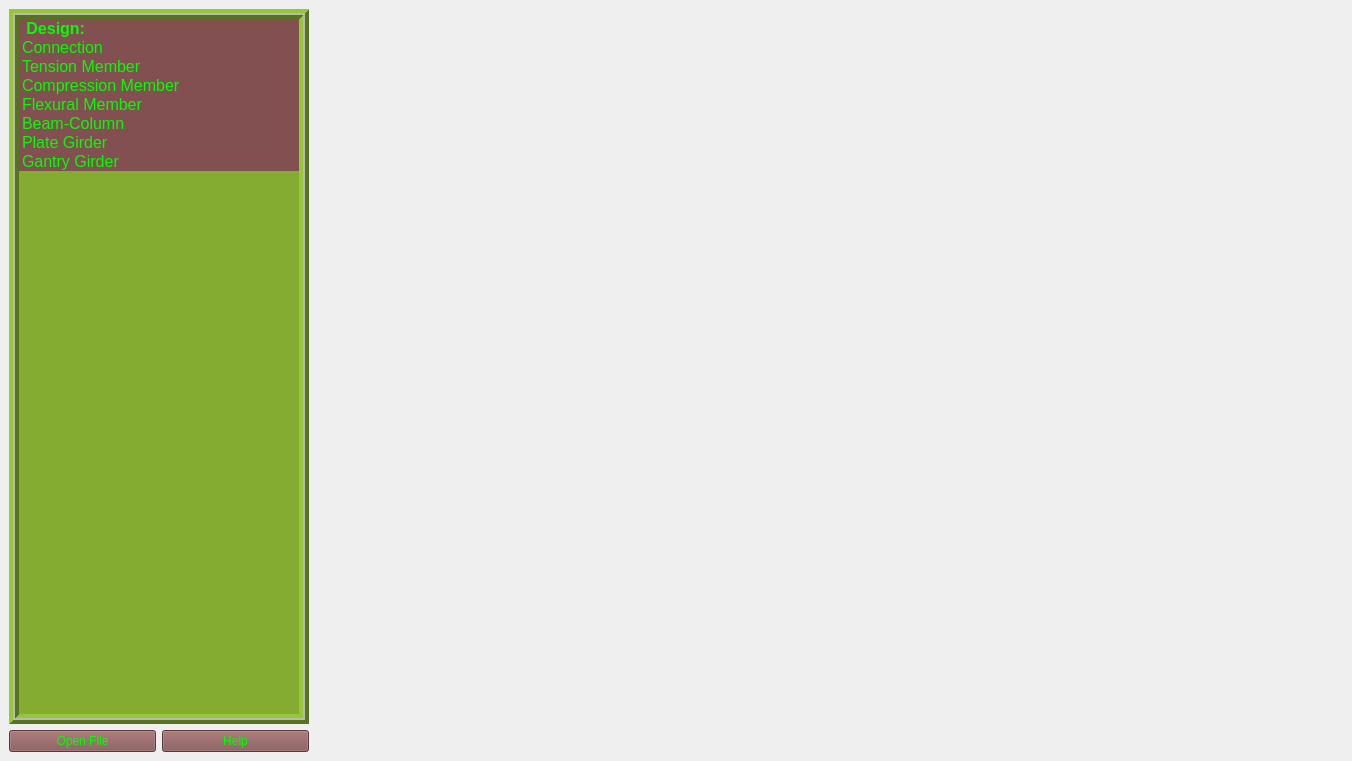
<?xml version="1.0" encoding="UTF-8"?>
<ui version="4.0">
 <class>MainWindow</class>
 <widget class="QMainWindow" name="MainWindow">
  <property name="geometry">
   <rect>
    <x>0</x>
    <y>0</y>
    <width>1352</width>
    <height>761</height>
   </rect>
  </property>
  <property name="windowTitle">
   <string>Osdag</string>
  </property>
  <widget class="QWidget" name="centralwidget">
   <layout class="QGridLayout" name="gridLayout_5">
    <item row="0" column="0">
     <layout class="QGridLayout" name="gridLayout">
      <item row="0" column="0" colspan="2">
       <widget class="QListWidget" name="myListWidget">
        <property name="minimumSize">
         <size>
          <width>300</width>
          <height>0</height>
         </size>
        </property>
        <property name="styleSheet">
         <string notr="true">QListWidget::item {
  color:#00ff00;
 background-color:#825051;
  }
QListWidget{background-color:#83AC30;
}
 QListWidget:item:selected:active {
                                     background: #5930ac;}</string>
        </property>
        <property name="frameShape">
         <enum>QFrame::Box</enum>
        </property>
        <property name="frameShadow">
         <enum>QFrame::Raised</enum>
        </property>
        <property name="lineWidth">
         <number>4</number>
        </property>
        <property name="midLineWidth">
         <number>2</number>
        </property>
        <property name="iconSize">
         <size>
          <width>48</width>
          <height>48</height>
         </size>
        </property>
        <property name="spacing">
         <number>5</number>
        </property>
        <item>
         <property name="text">
          <string> Design:</string>
         </property>
         <property name="font">
          <font>
           <pointsize>12</pointsize>
           <weight>75</weight>
           <bold>true</bold>
          </font>
         </property>
         <property name="flags">
          <set>ItemIsDragEnabled|ItemIsUserCheckable|ItemIsEnabled</set>
         </property>
        </item>
        <item>
         <property name="text">
          <string>Connection</string>
         </property>
         <property name="font">
          <font>
           <pointsize>12</pointsize>
           <weight>50</weight>
           <bold>false</bold>
          </font>
         </property>
         <property name="icon">
          <iconset>
           <normaloff>../../Pictures/images (3).jpg</normaloff>../../Pictures/images (3).jpg</iconset>
         </property>
        </item>
        <item>
         <property name="text">
          <string>Tension Member</string>
         </property>
         <property name="font">
          <font>
           <pointsize>12</pointsize>
          </font>
         </property>
         <property name="icon">
          <iconset>
           <normaloff>../../Pictures/images (3).jpg</normaloff>../../Pictures/images (3).jpg</iconset>
         </property>
        </item>
        <item>
         <property name="text">
          <string>Compression Member</string>
         </property>
         <property name="font">
          <font>
           <pointsize>12</pointsize>
          </font>
         </property>
         <property name="icon">
          <iconset>
           <normaloff>../../Pictures/images (3).jpg</normaloff>../../Pictures/images (3).jpg</iconset>
         </property>
        </item>
        <item>
         <property name="text">
          <string>Flexural Member</string>
         </property>
         <property name="font">
          <font>
           <pointsize>12</pointsize>
          </font>
         </property>
         <property name="icon">
          <iconset>
           <normaloff>../../Pictures/images (3).jpg</normaloff>../../Pictures/images (3).jpg</iconset>
         </property>
        </item>
        <item>
         <property name="text">
          <string>Beam-Column</string>
         </property>
         <property name="font">
          <font>
           <pointsize>12</pointsize>
          </font>
         </property>
         <property name="icon">
          <iconset>
           <normaloff>../../Pictures/images (3).jpg</normaloff>../../Pictures/images (3).jpg</iconset>
         </property>
        </item>
        <item>
         <property name="text">
          <string>Plate Girder</string>
         </property>
         <property name="font">
          <font>
           <pointsize>12</pointsize>
          </font>
         </property>
         <property name="icon">
          <iconset>
           <normaloff>../../Pictures/images (3).jpg</normaloff>../../Pictures/images (3).jpg</iconset>
         </property>
        </item>
        <item>
         <property name="text">
          <string>Gantry Girder</string>
         </property>
         <property name="font">
          <font>
           <pointsize>12</pointsize>
          </font>
         </property>
         <property name="icon">
          <iconset>
           <normaloff>../../Pictures/images (3).jpg</normaloff>../../Pictures/images (3).jpg</iconset>
         </property>
        </item>
       </widget>
      </item>
      <item row="1" column="1">
       <widget class="QPushButton" name="pushButton_2">
        <property name="styleSheet">
         <string notr="true">QPushButton {background-color: #825051; color: #00ff00;}</string>
        </property>
        <property name="text">
         <string>Help</string>
        </property>
       </widget>
      </item>
      <item row="1" column="0">
       <widget class="QPushButton" name="pushButton">
        <property name="styleSheet">
         <string notr="true">QPushButton {background-color: #825051; color: #00ff00;}
QPushButton:pressed { background-color: #000000 }</string>
        </property>
        <property name="text">
         <string>Open File</string>
        </property>
       </widget>
      </item>
      <item row="0" column="2" rowspan="2">
       <widget class="QStackedWidget" name="myStackedWidget">
        <property name="currentIndex">
         <number>0</number>
        </property>
        <widget class="QWidget" name="osdagPage">
         <widget class="QWidget" name="verticalLayoutWidget">
          <property name="geometry">
           <rect>
            <x>910</x>
            <y>610</y>
            <width>121</width>
            <height>102</height>
           </rect>
          </property>
          <layout class="QVBoxLayout" name="verticalLayout">
           <item>
            <widget class="QLabel" name="label">
             <property name="minimumSize">
              <size>
               <width>100</width>
               <height>100</height>
              </size>
             </property>
             <property name="maximumSize">
              <size>
               <width>100</width>
               <height>100</height>
              </size>
             </property>
             <property name="text">
              <string/>
             </property>
             <property name="pixmap">
              <pixmap>ResourceFiles/images/iit_logo.svg</pixmap>
             </property>
             <property name="scaledContents">
              <bool>true</bool>
             </property>
             <property name="wordWrap">
              <bool>true</bool>
             </property>
            </widget>
           </item>
          </layout>
         </widget>
         <widget class="QWidget" name="horizontalLayoutWidget">
          <property name="geometry">
           <rect>
            <x>70</x>
            <y>50</y>
            <width>802</width>
            <height>231</height>
           </rect>
          </property>
          <layout class="QHBoxLayout" name="horizontalLayout">
           <property name="sizeConstraint">
            <enum>QLayout::SetFixedSize</enum>
           </property>
           <item>
            <widget class="QLabel" name="label_2">
             <property name="minimumSize">
              <size>
               <width>800</width>
               <height>200</height>
              </size>
             </property>
             <property name="maximumSize">
              <size>
               <width>800</width>
               <height>200</height>
              </size>
             </property>
             <property name="text">
              <string/>
             </property>
             <property name="pixmap">
              <pixmap>ResourceFiles/images/Osdag_header.svg</pixmap>
             </property>
            </widget>
           </item>
          </layout>
         </widget>
        </widget>
        <widget class="QWidget" name="connectionPage">
         <layout class="QGridLayout" name="gridLayout_2">
          <item row="0" column="0">
           <widget class="QTabWidget" name="myTabWidget">
            <property name="font">
             <font>
              <pointsize>12</pointsize>
             </font>
            </property>
            <property name="styleSheet">
             <string notr="true">QTabBar::tab { height: 30px; width: 200px; }
</string>
            </property>
            <property name="tabShape">
             <enum>QTabWidget::Rounded</enum>
            </property>
            <property name="currentIndex">
             <number>0</number>
            </property>
            <widget class="QWidget" name="tab">
             <attribute name="title">
              <string>Shear Connection</string>
             </attribute>
             <widget class="QRadioButton" name="cleatRdBtn">
              <property name="geometry">
               <rect>
                <x>50</x>
                <y>110</y>
                <width>137</width>
                <height>27</height>
               </rect>
              </property>
              <property name="font">
               <font>
                <pointsize>11</pointsize>
               </font>
              </property>
              <property name="styleSheet">
               <string notr="true"/>
              </property>
              <property name="text">
               <string>Cleat Angle</string>
              </property>
             </widget>
             <widget class="QRadioButton" name="endPlateRdBtn">
              <property name="geometry">
               <rect>
                <x>50</x>
                <y>150</y>
                <width>137</width>
                <height>27</height>
               </rect>
              </property>
              <property name="font">
               <font>
                <pointsize>11</pointsize>
               </font>
              </property>
              <property name="text">
               <string>End Plate</string>
              </property>
             </widget>
             <widget class="QRadioButton" name="finPlateRdBtn">
              <property name="geometry">
               <rect>
                <x>50</x>
                <y>190</y>
                <width>137</width>
                <height>27</height>
               </rect>
              </property>
              <property name="font">
               <font>
                <pointsize>11</pointsize>
               </font>
              </property>
              <property name="text">
               <string>Fin Plate</string>
              </property>
             </widget>
             <widget class="QPushButton" name="shearBtnStart">
              <property name="geometry">
               <rect>
                <x>430</x>
                <y>400</y>
                <width>186</width>
                <height>32</height>
               </rect>
              </property>
              <property name="font">
               <font>
                <pointsize>12</pointsize>
                <weight>75</weight>
                <italic>false</italic>
                <bold>true</bold>
               </font>
              </property>
              <property name="styleSheet">
               <string notr="true">QPushButton {
     color:#00ff00;
 background-color:#825051;
    border-style: outset;
    border-width: 2px;
    border-radius: 10px;
    border-color: #00ff00;}

QPushButton:pressed { background-color: #000000 }
   
</string>
              </property>
              <property name="text">
               <string>Start</string>
              </property>
             </widget>
             <widget class="QRadioButton" name="seatedRdBtn">
              <property name="geometry">
               <rect>
                <x>50</x>
                <y>230</y>
                <width>137</width>
                <height>27</height>
               </rect>
              </property>
              <property name="font">
               <font>
                <pointsize>11</pointsize>
               </font>
              </property>
              <property name="text">
               <string>Seated</string>
              </property>
             </widget>
            </widget>
            <widget class="QWidget" name="tab_2">
             <attribute name="title">
              <string>Moment Connection</string>
             </attribute>
            </widget>
           </widget>
          </item>
         </layout>
        </widget>
        <widget class="QWidget" name="tensionPage">
         <widget class="QLabel" name="label_4">
          <property name="geometry">
           <rect>
            <x>380</x>
            <y>240</y>
            <width>211</width>
            <height>81</height>
           </rect>
          </property>
          <property name="font">
           <font>
            <pointsize>17</pointsize>
            <weight>75</weight>
            <italic>true</italic>
            <bold>true</bold>
           </font>
          </property>
          <property name="styleSheet">
           <string notr="true">QLabel{ color : #5930ac;}</string>
          </property>
          <property name="text">
           <string>Coming soon!</string>
          </property>
          <property name="scaledContents">
           <bool>false</bool>
          </property>
         </widget>
        </widget>
       </widget>
      </item>
     </layout>
    </item>
   </layout>
  </widget>
  <widget class="QMenuBar" name="menubar">
   <property name="geometry">
    <rect>
     <x>0</x>
     <y>0</y>
     <width>1352</width>
     <height>25</height>
    </rect>
   </property>
  </widget>
 </widget>
 <resources/>
 <connections/>
</ui>
